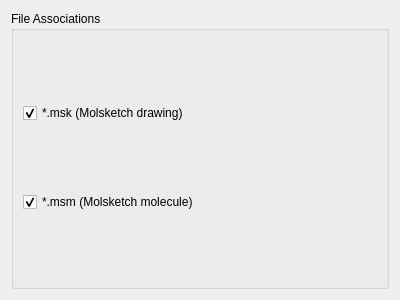
<?xml version="1.0" encoding="UTF-8"?>
<ui version="4.0">
 <class>AssociateFileSuffixes</class>
 <widget class="QWidget" name="AssociateFileSuffixes">
  <property name="geometry">
   <rect>
    <x>0</x>
    <y>0</y>
    <width>400</width>
    <height>300</height>
   </rect>
  </property>
  <property name="windowTitle">
   <string>Form</string>
  </property>
  <layout class="QVBoxLayout" name="verticalLayout">
   <item>
    <widget class="QGroupBox" name="groupBox">
     <property name="title">
      <string>File Associations</string>
     </property>
     <layout class="QVBoxLayout" name="verticalLayout_2">
      <item>
       <widget class="QCheckBox" name="associateMskFilesCheckbox">
        <property name="text">
         <string>*.msk (Molsketch drawing)</string>
        </property>
        <property name="checked">
         <bool>true</bool>
        </property>
       </widget>
      </item>
      <item>
       <widget class="QCheckBox" name="associateMsmFilesCheckbox">
        <property name="text">
         <string>*.msm (Molsketch molecule)</string>
        </property>
        <property name="checked">
         <bool>true</bool>
        </property>
       </widget>
      </item>
     </layout>
    </widget>
   </item>
  </layout>
 </widget>
 <resources/>
 <connections/>
</ui>
